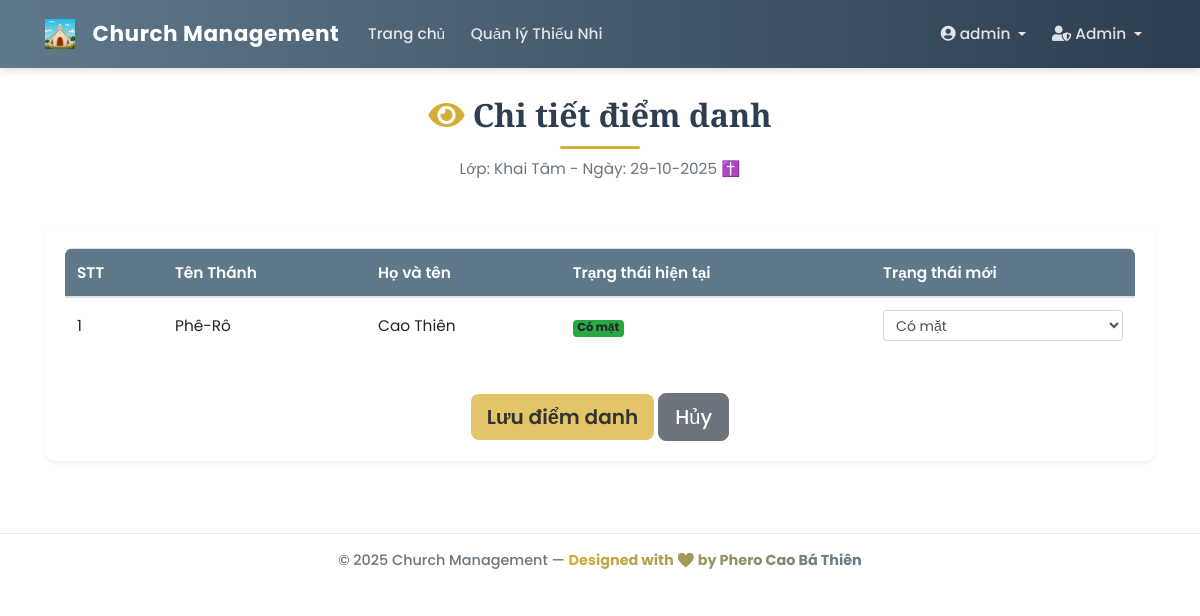
The app's page /class/1/attendance/2025-10-29 (signed in) with its own data.
### app/models/user.py (models this page shows, shortened)
class User(db.Model, UserMixin):
    __tablename__ = 'user'
    id = db.Column(db.Integer, primary_key=True)
    username = db.Column(db.String(20), unique=True, nullable=False)
    email = db.Column(db.String(120), unique=True, nullable=False)
    password_hash = db.Column(db.String(60), nullable=False)
    role = db.Column(db.String(50), nullable=False, default='guest')
    created_at = db.Column(db.DateTime, nullable=False, default=datetime.utcnow)
    profile = db.relationship(
        'UserProfile',
        back_populates='user',
        uselist=False,
        cascade='all, delete-orphan'
    )
    assigned_classes = db.relationship(
        'ClassModel',
        secondary=class_leaders_association,
        back_populates='leaders',
        lazy='dynamic'
    )
    announcements = db.relationship('Announcement', backref='author', lazy=True)
    feedbacks = db.relationship('Feedback', backref='sender', lazy=True)
    @property
    def password(self):
        """Ngăn chặn việc đọc trực tiếp mật khẩu."""
        raise AttributeError('password is not a readable attribute')
    def is_admin(self):
        return self.role == 'admin'

### app/models/class_model.py (models this page shows, shortened)
class ClassModel(db.Model):
    __tablename__ = 'class_model'
    id = db.Column(db.Integer, primary_key=True)
    name = db.Column(db.String(100), unique=True, nullable=False)
    students = db.relationship('Student', backref='class_assigned', lazy='dynamic')
    leaders = db.relationship(
        'User',
        secondary=class_leaders_association,
        back_populates='assigned_classes',
        lazy='dynamic'
    )

### app/models/student.py (models this page shows, shortened)
class Student(db.Model):
    __tablename__ = 'student'
    id = db.Column(db.Integer, primary_key=True)
    ten_thanh = db.Column(db.String(50), nullable=True) # Tên Thánh (Tùy chọn)
    full_name = db.Column(db.String(100), nullable=False) # Họ và Tên
    date_of_birth = db.Column(db.Date, nullable=False) # Ngày sinh
    gender = db.Column(db.String(10), nullable=False) # Giới tính ('Nam', 'Nữ')
    ho_ten_bo = db.Column(db.String(100), nullable=True)
    ho_ten_me = db.Column(db.String(100), nullable=True)
    sdt_phu_huynh = db.Column(db.String(15), nullable=True)
    class_id = db.Column(db.Integer, db.ForeignKey('class_model.id'), nullable=True)
    diem_mieng = db.Column(db.Float, nullable=True, default=0.0)
    diem_giua_ki_1 = db.Column(db.Float, nullable=True, default=0.0)
    diem_cuoi_ki_1 = db.Column(db.Float, nullable=True, default=0.0)
    diem_giua_ki_2 = db.Column(db.Float, nullable=True, default=0.0)
    diem_cuoi_ki_2 = db.Column(db.Float, nullable=True, default=0.0)

### app/controllers/attendance_controller.py (the view, shortened to what this page needs)
@attendance_bp.route('/class/<int:class_id>/attendance/<date_str>', methods=['GET', 'POST'])
@login_required
@permission_required_for_class(allow_guest=True)
def edit_attendance(class_id, date_str):
    if current_user.role == 'guest' and request.method == 'POST':
        flash('Bạn không có quyền chỉnh sửa điểm danh.', 'danger')
        abort(403)
    class_obj = ClassModel.query.get_or_404(class_id)
    students = class_obj.students.all()
    try:
        attendance_date = datetime.strptime(date_str, '%Y-%m-%d').date()
    except ValueError:
        flash('Ngày không hợp lệ!', 'danger')
        return redirect(url_for('main_routes.view_class', class_id=class_id))
    attendances = {att.student_id: att for att in Attendance.query.filter_by(
        class_id=class_id,
        date=attendance_date
    ).all()}
    form = BulkAttendanceForm()
    return render_template('attendance/edit_attendance.html',
                         title=f'Chỉnh sửa điểm danh {attendance_date.strftime("%d-%m-%Y")}',
                         form=form,
                         class_obj=class_obj,
                         students=students,
                         attendances=attendances,
                         attendance_date=attendance_date)

### app/forms.py
class BulkAttendanceForm(FlaskForm):
    submit = SubmitField('Lưu điểm danh')

### app/models/user.py (called while the page is built)
@login_manager.user_loader
def load_user(user_id):
    return User.query.get(int(user_id))

### app/templates/attendance/edit_attendance.html (shortened to what this page needs)
{% extends "base.html" %}
{% block content %}
<link rel="stylesheet" href="{{ url_for('static', filename='css/student_list.css') }}">
<div class="page-header text-center mb-5">
    <h1 class="page-title"><i class="fas fa-eye text-gold me-2"></i> Chi tiết điểm danh</h1>
    <p class="text-muted">Lớp: {{ class_obj.name }} - Ngày: {{ attendance_date.strftime('%d-%m-%Y') }} ✝️</p>
</div>
<div class="card shadow-sm">
    <div class="card-body">
        <form method="POST">
            <div class="table-responsive">
                <table class="table table-hover align-middle">
                    <thead class="table-gold">
                        <tr>
                            <th>STT</th>
                            <th>Tên Thánh</th>
                            <th>Họ và tên</th>
                            <th>Trạng thái hiện tại</th>
                            {% if current_user.is_admin() or current_user.is_leader() %}
                            <th>Trạng thái mới</th>
                            {% endif %}
                        </tr>
                    </thead>
                    <tbody>
                        {% for student in students %}
                        <tr>
                            <td>{{ loop.index }}</td>
                            <td>{{ student.ten_thanh or 'N/A' }}</td>
                            <td>{{ student.full_name }}</td>
                            <td>
                                {% set current_status = attendances.get(student.id, {}).status or 'Chưa điểm danh' %}
                                <span class="badge
                                    {% if current_status == 'present' %}bg-success
                                    {% elif current_status == 'absent' %}bg-danger
                                    {% elif current_status == 'late' %}bg-warning
                                    {% else %}bg-secondary{% endif %}">
                                    {% if current_status == 'present' %}Có mặt
                                    {% elif current_status == 'absent' %}Vắng mặt
                                    {% elif current_status == 'late' %}Đến muộn
                                    {% else %}{{ current_status }}{% endif %}
                                </span>
                            </td>
                            {% if current_user.is_admin() or current_user.is_leader() %}
                            <td>
                                <select name="status_{{ student.id }}" class="form-control form-control-sm">
                                    {% set current_status = attendances.get(student.id, {}).status or 'present' %}
                                    <option value="present" {% if current_status == 'present' %}selected{% endif %}>Có mặt</option>
                                </select>
                            </td>
                            {% endif %}
                        </tr>
                        {% else %}
                        <tr>
                            <td colspan="{% if current_user.is_admin() or current_user.is_leader() %}5{% else %}4{% endif %}" class="text-center text-muted py-4">
                                ⛪ Chưa có thiếu nhi nào trong lớp.
                            </td>
                        </tr>
                        {% endfor %}
                    </tbody>
                </table>
            </div>
            {% if current_user.is_admin() or current_user.is_leader() %}
            <div class="text-center mt-4">
                {{ form.submit(class="btn btn-success btn-lg") }}
                <a href="{{ url_for('main_routes.view_class', class_id=class_obj.id) }}" class="btn btn-secondary btn-lg ms-2">Hủy</a>
            </div>
            {% else %}
            <div class="text-center mt-4">
                <a href="{{ url_for('attendance.attendance_history', class_id=class_obj.id) }}" class="btn btn-primary btn-lg">Quay lại lịch sử</a>
            </div>
            {% endif %}
        </form>
    </div>
</div>
{% endblock content %}

### app/templates/base.html (shortened to what this page needs)
<!DOCTYPE html>
<html lang="vi">
<head>
    <link rel="stylesheet" href="https://stackpath.bootstrapcdn.com/bootstrap/4.5.2/css/bootstrap.min.css">
    <link rel="stylesheet" href="https://cdnjs.cloudflare.com/ajax/libs/font-awesome/5.15.3/css/all.min.css">
    <link rel="stylesheet" href="{{ url_for('static', filename='css/style.css') }}">
</head>
<body>
    <header class="site-header">
        <nav class="navbar navbar-expand-lg navbar-dark custom-navbar fixed-top">
            <div class="container">
                <a class="navbar-brand d-flex align-items-center" href="{{ url_for('main_routes.home') }}">
                <img src="{{ url_for('static', filename='img/Church.png') }}" alt="Church" class="Church mr-2" style="height: 30px; width: auto;">
                <span class="brand-text">Church Management</span>
            </a>
                <div class="collapse navbar-collapse" id="navbarToggle">
                    <ul class="navbar-nav mr-auto">
                        {% if current_user.is_authenticated %}
                            <li class="nav-item"><a class="nav-link" href="{{ url_for('main_routes.home') }}">Trang chủ</a></li>
                            <li class="nav-item"><a class="nav-link" href="{{ url_for('student.list_students') }}">Quản lý Thiếu Nhi</a></li>
                        {% endif %}
                    </ul>
                    <ul class="navbar-nav ml-auto">
                        {% if current_user.is_authenticated %}
                            <li class="nav-item dropdown">
                                <a class="nav-link dropdown-toggle" href="#" id="accountDropdown" data-toggle="dropdown">
                                    <i class="fas fa-user-circle"></i> {{ current_user.username }}
                                </a>
                            </li>
                            {% if current_user.role == 'admin' %}
                            <li class="nav-item dropdown">
                                <a class="nav-link dropdown-toggle" href="#" id="adminDropdown" data-toggle="dropdown">
                                    <i class="fas fa-user-shield"></i> Admin
                                </a>
                            </li>
                            {% endif %}
                        {% else %}
                            <li class="nav-item"><a class="nav-link" href="{{ url_for('auth.login') }}">Đăng nhập</a></li>
                            <li class="nav-item"><a class="nav-link" href="{{ url_for('auth.register') }}">Đăng ký</a></li>
                        {% endif %}
                    </ul>
                </div>
            </div>
        </nav>
    </header>
    <main class="main-content container mt-5 pt-5">
        {% block content %}{% endblock %}
    </main>
    <footer class="footer py-3 mt-5">
        <div class="container text-center">
            <p class="mb-0">© 2025 Church Management — <span class="text-gradient">Designed with ❤️ by Phero Cao Bá Thiên</span></p>
        </div>
    </footer>
</body>
</html>

### app/static/css/style.css (style rules this page uses)
:root { --primary-color: #8a7b5f; --secondary-color: #5f788a; --dark-color: #2c3e50; --light-color: #fdfdfd; --soft-gold: #d4af37; --muted-gray: #6c757d; --light-bg: #f8f9fa; --shadow: 0 4px 12px rgba(0, 0, 0, 0.08); --border-radius: 0.5rem; }
body { font-family: 'Poppins', sans-serif; background: linear-gradient( rgba(255, 255, 255, 0.98), rgba(255, 255, 255, 0.97) ), url('https://source.unsplash.com/1600x900/?church,stained-glass,light,cathedral'); background-size: cover; background-attachment: fixed; background-position: center; color: var(--dark-color); display: flex; flex-direction: column; min-height: 100vh; font-size: 0.96rem; }
a { color: var(--secondary-color); text-decoration: none; transition: color 0.2s ease-in-out; }
h1, h2, h3, h4, h5 { font-family: 'Playfair Display', serif; font-weight: 600; color: var(--dark-color); }
h1 { text-align: center; font-size: 2rem; position: relative; }
h1::after { content: ""; display: block; width: 80px; height: 3px; background: var(--soft-gold); margin: 12px auto 0; border-radius: 3px; }
.custom-navbar { background: linear-gradient(90deg, var(--secondary-color), var(--dark-color)); box-shadow: 0 2px 8px rgba(0,0,0,0.15); padding: 0.8rem 1rem; }
.brand-text { font-weight: 700; font-size: 1.35rem; color: #fff; margin-left: 0.6rem; letter-spacing: 0.5px; }
.nav-link { color: rgba(255, 255, 255, 0.85) !important; font-weight: 500; transition: color 0.2s; margin: 0 0.3rem; }
.card { background-color: #fff; border: none; border-radius: var(--border-radius); box-shadow: var(--shadow); margin-bottom: 1.5rem; transition: transform 0.2s ease; }
.table { background: #fff; border-radius: var(--border-radius); overflow: hidden; }
.table thead th { background-color: var(--secondary-color); color: #fff; font-weight: 600; }
.btn { font-weight: 500; border-radius: var(--border-radius); padding: 0.5rem 1rem; transition: all 0.2s ease; }
.btn-success { background-color: #28a745; border: none; }
.footer { background: #fff; border-top: 1px solid #e9ecef; padding: 1rem; text-align: center; font-weight: 500; font-size: 0.9rem; color: var(--muted-gray); }
.text-gradient { background: linear-gradient(90deg, var(--soft-gold), var(--secondary-color)); -webkit-background-clip: text; -webkit-text-fill-color: transparent; font-weight: 700; }

### app/static/css/student_list.css (style rules this page uses)
body { background: linear-gradient(rgba(255,255,255,0.94), rgba(255,255,255,0.97)), url('https://source.unsplash.com/1600x900/?church,light,children'); background-size: cover; background-attachment: fixed; font-family: 'Poppins', sans-serif; color: #333; }
.page-title { font-weight: 600; color: #2c3e50; }
.text-gold { color: #d4af37; }
.table-gold { background-color: #e3c567; color: #333; }
.card { border: none; border-radius: 10px; background: rgba(255,255,255,0.95); }
.btn-success { background-color: #e3c567; border: none; color: #333; font-weight: 600; }
.table th, .table td { vertical-align: middle; }

### records on screen
User: username "admin"
ClassModel: name "Khai Tâm"
Student: ten_thanh "Phê-Rô", full_name "Cao Thiên", id "Có mặt"

### other values on screen
{{ attendance_date.strftime('%d-%m-%Y') }} "29-10-2025"
